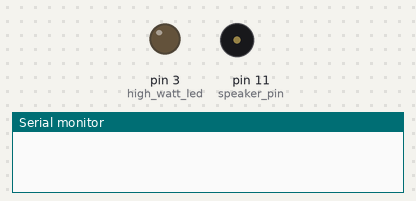
Recording of a sketch running on a simulated Arduino Uno, built with avr-gcc and run on an emulated ATmega328P. Shown: output pins drawn as LEDs (lit = HIGH), buzzer (waves = sounding, pin HIGH), the last lines printed to the serial monitor.

Above: at 0.1 s.
At 20.6 s:
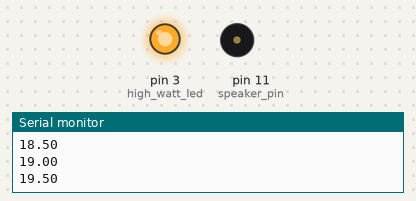
Timing chart, 0 to 40.0 s (numbered marks = the images above):
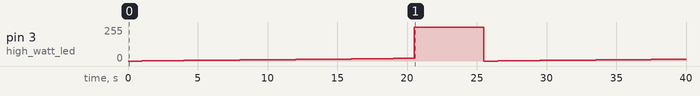

Measured:
- by itself, pin 3 (high_watt_led): 0/255 → 1/255 at 1.0 s, → 2/255 1.0 s later, → 3/255 1.0 s later, → 4/255 1.0 s later, … (35 changes in this stretch)

The sketch:

031119_sconce_light_fade_Test1.ino
```cpp
/* Key Sconce: Touch Sensor + Speaker
    03/04/19 (Monday)
    Emily Lin

    Interaction Notes:
    1. Testing the possibility of fading the light by
        changing the base voltage of the transistor

    2. if transistor fading fails, using a digital potentiameter
       to program fade

    ----
*/

#include "pitches.h"


int sensor_pin = A0;
int high_watt_led = 3;
int speaker_pin = 11; //PWM pin to control the volume through Pulse Width
int number_of_notes = 11; //number of notes played in melody

int touch_state; // touch state is analog read of touch sensor
int counter;
int brightness = 0;  //brightness of led

//var for fade
float intensity = 3;
float amplitude;
float change = 2.55;
int start;

// notes in the melody
int melody[] = {
  NOTE_E5, NOTE_A5, NOTE_G5, NOTE_F5, NOTE_C6, NOTE_D6, NOTE_B5, NOTE_G5, NOTE_C6,
  NOTE_A5, NOTE_A5
};

// note durations: 4 = quarter note, 8 = eighth note, etc.:
int noteDurations[] = {
  8, 4, 8, 8, 4, 8, 8, 4, 8, 4, 4
};

void setup() {
  Serial.begin(9600);
  pinMode(high_watt_led, OUTPUT);
  pinMode(speaker_pin, OUTPUT);
  start = true;
}

void loop() {


for (float i=0; i < 20; i+=0.5){

analogWrite(high_watt_led, i);

delay(500);

Serial.println(i);

}

delay(500);
analogWrite(high_watt_led, 255);
delay(5000);

}


//  //analog read for the touch sensor
//  touch_state = analogRead(sensor_pin);
//
//
//  //if button is pressed, start counting
//  if (touch_state == 1023) {
//    //turn led on
//    digitalWrite(high_watt_led, HIGH);
//
//    Serial.println("button pressed");
//    counter++; // add to counter
//
//    // if counter is less than 2 seconds:
//    if (counter < 2) {
//
//      Serial.println(counter);
//      play_melody(); //play melody
//      delay(1000);
//
//    } else {
//      beep_off(); //stop beeps
//    }
//  } else {
//    //turn led off
//    digitalWrite(high_watt_led, LOW);
//
//    counter = 0; //reset counter
//    beep_off();  //turn beep off
//  }
//}

//function for stopping beep
//void beep_off() {
//  noTone(speaker_pin);
//  Serial.println("beep off");
//}
//
//void play_melody() {
//  // iterate over the notes of the melody:
//  int this_note;
//  for (int this_note = 0; this_note < number_of_notes; this_note++) {
//
//    // to calculate the note duration, take one second divided by the note type.
//    //e.g. quarter note = 1000 / 4, eighth note = 1000/8, etc.
//    int noteDuration = 1000 / noteDurations[this_note];
//    tone(speaker_pin, melody[this_note], noteDuration);
//
//    // to distinguish the notes, set a minimum time between them.
//    // the note's duration + 30% seems to work well:
//    int pauseBetweenNotes = noteDuration * 1.30;
//    delay(pauseBetweenNotes);
//
//    // stop the tone playing:
//    noTone(speaker_pin);
//  }
//}
```

pitches.h
```cpp
/*************************************************
 * Public Constants
 *************************************************/

#define NOTE_B0  31
#define NOTE_C1  33
#define NOTE_CS1 35
#define NOTE_D1  37
#define NOTE_DS1 39
#define NOTE_E1  41
#define NOTE_F1  44
#define NOTE_FS1 46
#define NOTE_G1  49
#define NOTE_GS1 52
#define NOTE_A1  55
#define NOTE_AS1 58
#define NOTE_B1  62
#define NOTE_C2  65
#define NOTE_CS2 69
#define NOTE_D2  73
#define NOTE_DS2 78
#define NOTE_E2  82
#define NOTE_F2  87
#define NOTE_FS2 93
#define NOTE_G2  98
#define NOTE_GS2 104
#define NOTE_A2  110
#define NOTE_AS2 117
#define NOTE_B2  123
#define NOTE_C3  131
#define NOTE_CS3 139
#define NOTE_D3  147
#define NOTE_DS3 156
#define NOTE_E3  165
#define NOTE_F3  175
#define NOTE_FS3 185
#define NOTE_G3  196
#define NOTE_GS3 208
#define NOTE_A3  220
#define NOTE_AS3 233
#define NOTE_B3  247
#define NOTE_C4  262
#define NOTE_CS4 277
#define NOTE_D4  294
#define NOTE_DS4 311
#define NOTE_E4  330
#define NOTE_F4  349
#define NOTE_FS4 370
#define NOTE_G4  392
#define NOTE_GS4 415
#define NOTE_A4  440
#define NOTE_AS4 466
#define NOTE_B4  494
#define NOTE_C5  523
#define NOTE_CS5 554
#define NOTE_D5  587
#define NOTE_DS5 622
#define NOTE_E5  659
#define NOTE_F5  698
#define NOTE_FS5 740
#define NOTE_G5  784
#define NOTE_GS5 831
#define NOTE_A5  880
#define NOTE_AS5 932
#define NOTE_B5  988
#define NOTE_C6  1047
#define NOTE_CS6 1109
#define NOTE_D6  1175
#define NOTE_DS6 1245
#define NOTE_E6  1319
#define NOTE_F6  1397
#define NOTE_FS6 1480
#define NOTE_G6  1568
#define NOTE_GS6 1661
#define NOTE_A6  1760
#define NOTE_AS6 1865
#define NOTE_B6  1976
#define NOTE_C7  2093
#define NOTE_CS7 2217
#define NOTE_D7  2349
#define NOTE_DS7 2489
#define NOTE_E7  2637
#define NOTE_F7  2794
#define NOTE_FS7 2960
#define NOTE_G7  3136
#define NOTE_GS7 3322
#define NOTE_A7  3520
#define NOTE_AS7 3729
#define NOTE_B7  3951
#define NOTE_C8  4186
#define NOTE_CS8 4435
#define NOTE_D8  4699
#define NOTE_DS8 4978
```
